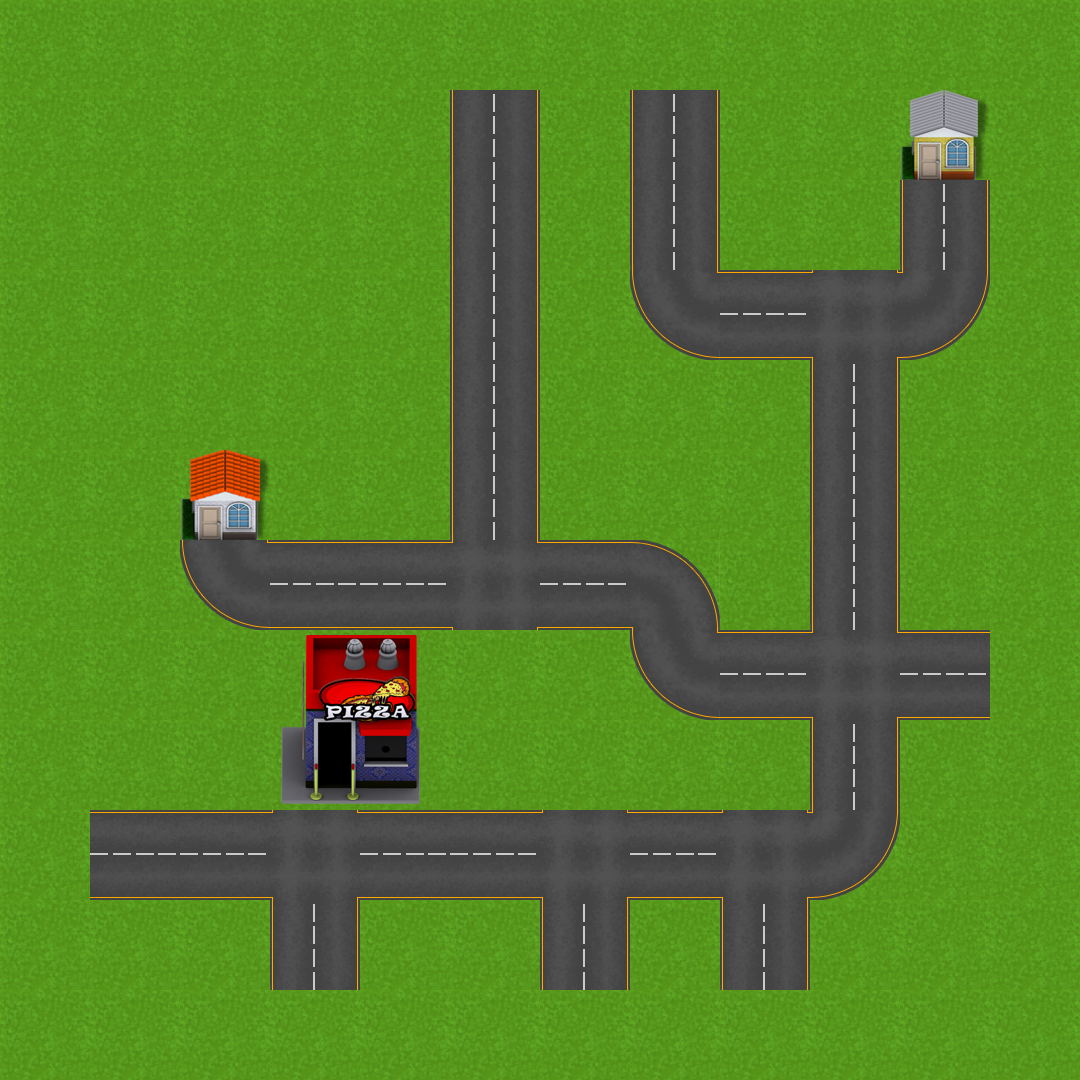

This is a level from a 2D game, rendered from its Tiled map with the project's own tilesets. A one-line summary and the map file follow, with tile-layer data summarised:
An orthogonal 12x12 tile map with 90x90 px tiles, 1 tile layer (Ground) and 3 objects (2x point, start).

<map version="1.0" orientation="orthogonal" width="12" height="12" tilewidth="90" tileheight="90">
 <tileset firstgid="1" name="SokoChuy" tilewidth="90" tileheight="90" spacing="2" margin="1">
  <image source="gfx/tile.png" width="368" height="368" />
  <tile id="0">
   <properties>
    <property name="type" value="square" />
   </properties>
  </tile>
  <tile id="2">
   <properties>
    <property name="type" value="square" />
   </properties>
  </tile>
  <tile id="3">
   <properties>
    <property name="type" value="square" />
   </properties>
  </tile>
  <tile id="6">
   <properties>
    <property name="type" value="square" />
   </properties>
  </tile>
  <tile id="7">
   <properties>
    <property name="type" value="square" />
   </properties>
  </tile>
  <tile id="8">
   <properties>
    <property name="type" value="triangle d" />
   </properties>
  </tile>
  <tile id="9">
   <properties>
    <property name="type" value="triangle c" />
   </properties>
  </tile>
  <tile id="10">
   <properties>
    <property name="type" value="square" />
   </properties>
  </tile>
  <tile id="11">
   <properties>
    <property name="type" value="square" />
   </properties>
  </tile>
  <tile id="12">
   <properties>
    <property name="type" value="triangle b" />
   </properties>
  </tile>
  <tile id="13">
   <properties>
    <property name="type" value="triangle a" />
   </properties>
  </tile>
 </tileset>
 <layer name="Ground" width="12" height="12">
  <properties>
   <property name="text" value="Nyuuuu" />
  </properties>
  <data>[144 cells, 144 non-empty, 13 distinct tile ids]</data>
 </layer>
 <objectgroup name="Objects" width="12" height="12">
  <object name="start" x="272" y="808" width="90" height="90" />
  <object name="point" x="180" y="539" width="90" height="90" />
  <object name="point" x="899" y="180" width="90" height="90" />
 </objectgroup>
</map>
